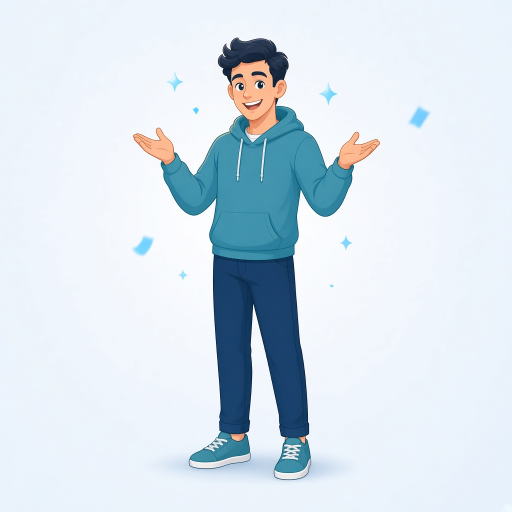
#> input picture renderer/assets/subscription/_gif_frames/kf01.png, 1024 x 1024 px (shown at 1/2 size)
$ python assemble_gif.py
#> lines starting #> are read from the running program, lines starting #| are printed output that depends on the picture
"""Assemble plan-change-success.gif from kf01-kf04 keyframes."""
from pathlib import Path
from PIL import Image

FRAMES_DIR = Path(__file__).resolve().parent
ROOT = FRAMES_DIR.parent
OUT_GIF = ROOT / "plan-change-success.gif"
OUT_PNG = ROOT / "plan-change-success-still.png"
TARGET = (400, 400)


def fit(im: Image.Image) -> Image.Image:
    im = im.convert("RGB")
#> im is the input picture: PIL image 1024x1024 RGB; mean R, G, B 214, 226, 235.5
    w, h = im.size
#> w = 1024; h = 1024
    side = min(w, h)
#> side = 1024
    left = (w - side) // 2
#> left = 0
    top = (h - side) // 2
#> top = 0
    return im.crop((left, top, left + side, top + side)).resize(
        TARGET, Image.Resampling.LANCZOS
    )
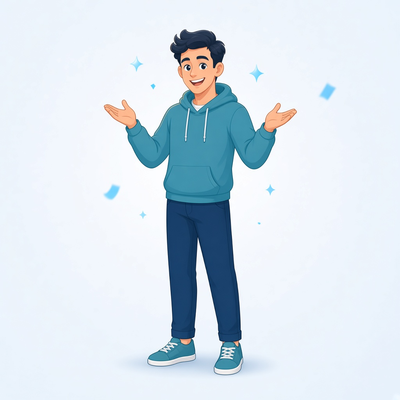
#> returned value: PIL image 400x400 RGB; mean R, G, B 214, 225.9, 235.5


def main() -> None:
    keys = [FRAMES_DIR / f"kf{i:02d}.png" for i in range(1, 5)]
    base = [fit(Image.open(p)) for p in keys]
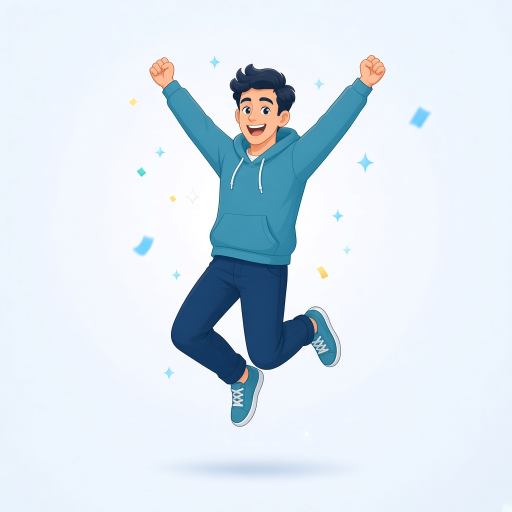
#> input picture renderer/assets/subscription/_gif_frames/kf02.png, 1024 x 1024 px (shown at 1/2 size)
#> in fit, im is the input picture: PIL image 1024x1024 RGB; mean R, G, B 217.7, 229.3, 239.2
#> in fit (call 2), `return im.crop((left, top, left + side, top + side)).resize( TARGET, I..`:
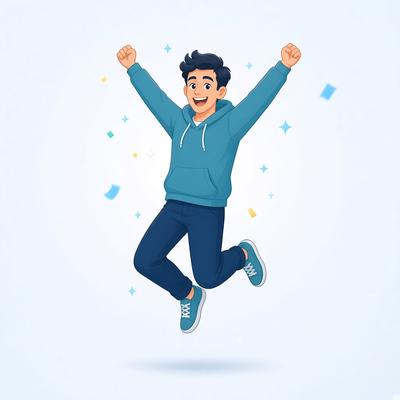
#> returned value: PIL image 400x400 RGB; mean R, G, B 217.7, 229.3, 239.2
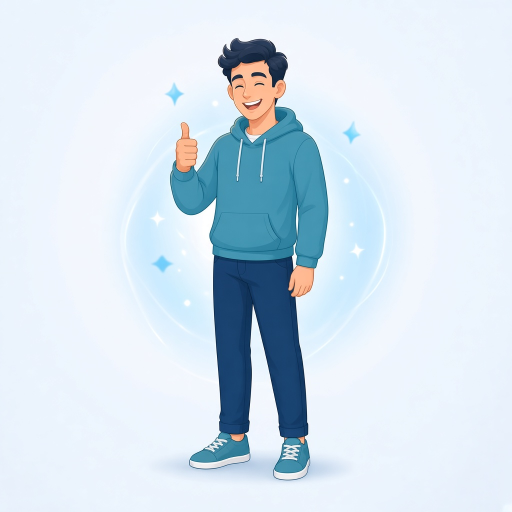
#> input picture renderer/assets/subscription/_gif_frames/kf03.png, 1024 x 1024 px (shown at 1/2 size)
#> in fit, im is the input picture: PIL image 1024x1024 RGB; mean R, G, B 211.1, 225.6, 237.2
#> in fit (call 3), `return im.crop((left, top, left + side, top + side)).resize( TARGET, I..`:
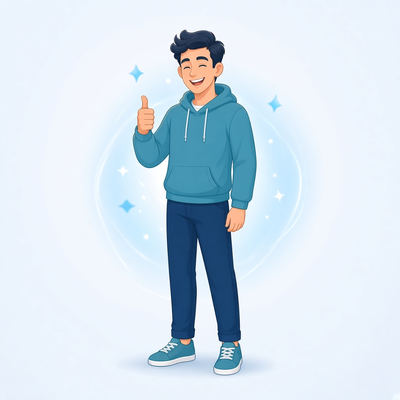
#> returned value: PIL image 400x400 RGB; mean R, G, B 211.1, 225.6, 237.1
    base[0].save(OUT_PNG, optimize=True)

    composed: list[Image.Image] = []
    durations: list[int] = []

    def hold(img: Image.Image, ms: int, step: int = 90) -> None:
        for _ in range(max(1, ms // step)):
            composed.append(img)
            durations.append(step)

    def cross(a: Image.Image, b: Image.Image, ms: int, step: int = 90) -> None:
        n = max(2, ms // step)
        for i in range(1, n + 1):
            composed.append(Image.blend(a, b, i / n))
            durations.append(step)

    hold(base[0], 720)
    cross(base[0], base[1], 360)
    hold(base[1], 540)
    cross(base[1], base[2], 360)
    hold(base[2], 630)
    cross(base[2], base[3], 360)
    hold(base[3], 810)
    cross(base[3], base[0], 450)

    palette_src = base[0].quantize(colors=128, method=Image.Quantize.MEDIANCUT)
    frames_q = [
        fr.quantize(colors=128, method=Image.Quantize.MEDIANCUT, dither=Image.Dither.FLOYDSTEINBERG)
        .convert("RGB")
        .quantize(palette=palette_src, dither=Image.Dither.NONE)
        for fr in composed
    ]
    frames_q[0].save(
        OUT_GIF,
        save_all=True,
        append_images=frames_q[1:],
        duration=durations,
        loop=0,
        optimize=False,
        disposal=2,
    )
    print(
        f"Wrote {OUT_GIF} ({OUT_GIF.stat().st_size} bytes), "
        f"{len(frames_q)} frames, {sum(durations)}ms"
    )


if __name__ == "__main__":
#> (the run stopped early here; a loop or call above may not have finished)
